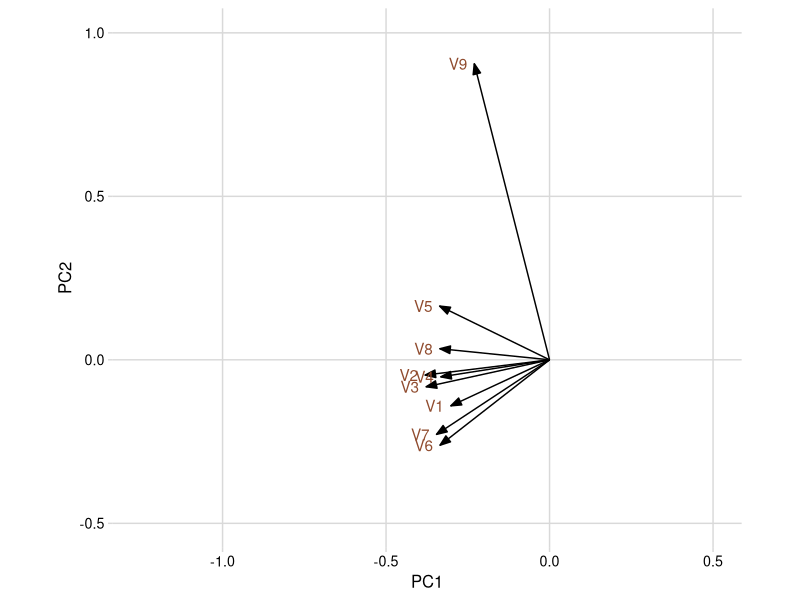
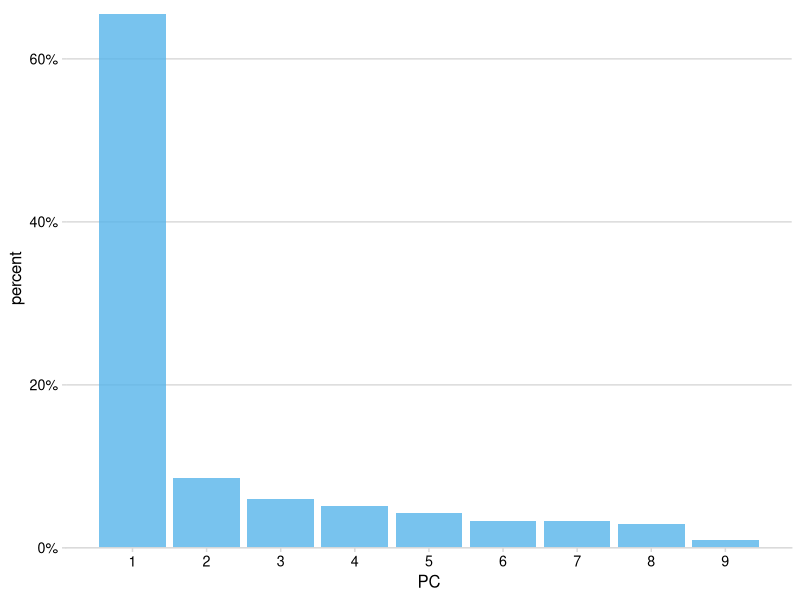

Generate these figures, in order, with R:
## ---- chunk 1
library(tidyverse)
library(MASS)
library(broom)
library(cowplot)

## ---- chunk 2

str(biopsy)

head(biopsy)

## ---- chunk 3
pca_fit <- biopsy %>% 
  na.omit() |> 
  dplyr::select(where(is.numeric)) %>% # retain only numeric columns¨
  scale() %>% # scale data
  prcomp(scale = TRUE) # do PCA on scaled data
## ---- chunk 4
# extract rotation matrix
pca_fit %>%
  tidy(matrix = "rotation")
## ---- chunk 5
# define arrow style for plotting
arrow_style <- arrow(
  angle = 20, ends = "first", type = "closed", length = grid::unit(8, "pt")
)

# plot rotation matrix
pca_fit %>%
  tidy(matrix = "rotation") %>%
  pivot_wider(names_from = "PC", names_prefix = "PC", values_from = "value") %>%
  ggplot(aes(PC1, PC2)) +
  geom_segment(xend = 0, yend = 0, arrow = arrow_style) +
  geom_text(
    aes(label = column),
    hjust = 1, nudge_x = -0.02, 
    color = "#904C2F"
  ) +
  xlim(-1.25, .5) + ylim(-.5, 1) +
  coord_fixed() + # fix aspect ratio to 1:1
  theme_minimal_grid(12)
## ---- chunk 6
pca_fit %>%
  tidy(matrix = "eigenvalues")
## ---- chunk 7
pca_fit %>%
  tidy(matrix = "eigenvalues") %>%
  ggplot(aes(PC, percent)) +
  geom_col(fill = "#56B4E9", alpha = 0.8) +
  scale_x_continuous(breaks = 1:9) +
  scale_y_continuous(
    labels = scales::percent_format(),
    expand = expansion(mult = c(0, 0.01))
  ) +
  theme_minimal_hgrid(12)
